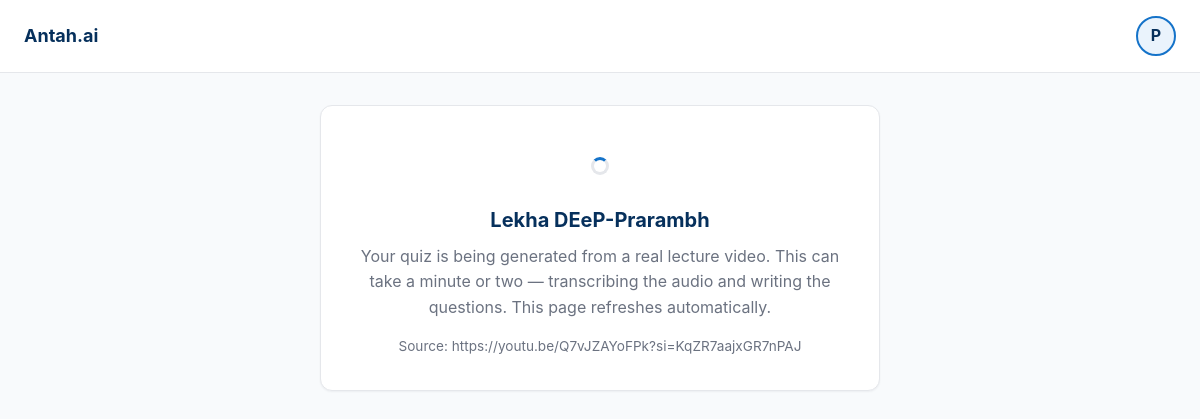
The page /quiz/2 (signed in) on the database its author committed.
### tables this page shows
CREATE TABLE quiz_attempts (
                id INTEGER PRIMARY KEY AUTOINCREMENT,
                user_id INTEGER NOT NULL REFERENCES users(id),
                submission_id INTEGER NOT NULL REFERENCES submissions(id),
                course_id TEXT NOT NULL,
                course_title TEXT NOT NULL,
                source_link TEXT,
                status TEXT NOT NULL DEFAULT 'generating',
                error TEXT,
                quiz TEXT,
                answers TEXT,
                score INTEGER,
                total INTEGER,
                accuracy REAL,
                created_at TEXT NOT NULL,
                finished_at TEXT
            );

### app.py (the view, shortened to what this page needs)
@app.route("/quiz/<int:attempt_id>", methods=["GET", "POST"])
@login_required
def quiz_attempt(attempt_id: int):
    attempt = _owned_attempt(attempt_id)
    if attempt["status"] == "graded":
        return redirect(url_for("quiz_results", attempt_id=attempt_id))
    if attempt["status"] != "ready":
        return render_template("quiz_status.html", attempt=attempt)

### app.py (called while the page is built)
@app.context_processor
def inject_user() -> dict:
    return {"current_user": session.get("username", "")}

def login_required(view):
    @wraps(view)
    def wrapped(*args, **kwargs):
        if "user_id" not in session:
            return redirect(url_for("login"))
        return view(*args, **kwargs)
    return wrapped

def _require_user() -> int:
    return int(session.get("user_id", 0))

def _owned_attempt(attempt_id: int) -> dict:
    attempt = db.get_attempt(attempt_id)
    if not attempt or attempt["user_id"] != _require_user():
        abort(404)
    return attempt

### db.py (called while the page is built)
def connect() -> sqlite3.Connection:
    conn = sqlite3.connect(DB_PATH)
    conn.row_factory = sqlite3.Row
    conn.execute("PRAGMA foreign_keys = ON")
    return conn

def get_attempt(attempt_id: int) -> dict | None:
    with closing(connect()) as conn:
        row = conn.execute(
            "SELECT * FROM quiz_attempts WHERE id = ?", (attempt_id,)
        ).fetchone()
    return dict(row) if row else None

### templates/quiz_status.html (shortened to what this page needs)
{% extends 'base.html' %}
{% block content %}
<div class="card center mt-4" style="max-width:560px; margin-left:auto; margin-right:auto;">
  <div class="mt-2">
    <span class="spinner"></span>
  </div>
  <h2 class="mt-3" style="font-size:1.25rem; color:var(--brand-deep);">{{ attempt.course_title }}</h2>
  <p class="subtle mt-1" id="statusText">
    Your quiz is being generated from a real lecture video. This can take a minute or two —
    transcribing the audio and writing the questions. This page refreshes automatically.
  </p>
  <p class="mt-2" style="font-size:.85rem; color:var(--ink-dim);">
    Source: <span id="sourceLink" style="word-break:break-all;">{{ attempt.source_link or '' }}</span>
  </p>
</div>
{% endblock %}

### static/css/style.css (style rules this page uses)
:root { --ground: #F8FAFC; --ink: #1F2937; --ink-dim: #6B7280; --border: #E5E7EB; --card: #FFFFFF; --brand: #1573C9; --brand-deep: #06305C; --accent: #E85F1C; --accent-hover: #F2751F; --success: #15803D; --warning: #D97706; --danger: #C0392B; --red-50: #FDECEC; --blue-50: #EAF3FC; --radius: 12px; }
* { margin: 0; padding: 0; box-sizing: border-box; }
body { background: var(--ground); color: var(--ink); font: 400 16px/1.6 -apple-system, BlinkMacSystemFont, "Segoe UI", Roboto, sans-serif; -webkit-font-smoothing: antialiased; min-height: 100vh; }
.card { background: var(--card); border: 1px solid var(--border); border-radius: var(--radius); padding: 2rem; box-shadow: 0 1px 2px rgba(16,24,40,.05); }
.subtle { color: var(--ink-dim); }
.center { text-align: center; }
.mt-1 { margin-top: .5rem; }
.mt-2 { margin-top: 1rem; }
.mt-3 { margin-top: 1.5rem; }
.mt-4 { margin-top: 2rem; }
.spinner { display: inline-block; width: 18px; height: 18px; border: 3px solid var(--border); border-top-color: var(--brand); border-radius: 50%; animation: spin .7s linear infinite; vertical-align: -3px; }

### rows shown on the page
quiz_attempts: course_title "Lekha DEeP-Prarambh", source_link "https://youtu.be/Q7vJZAYoFPk?si=KqZR7aajxGR7nPAJ"

### other values the page prints
{{ current_user[0]|upper }} "P"
